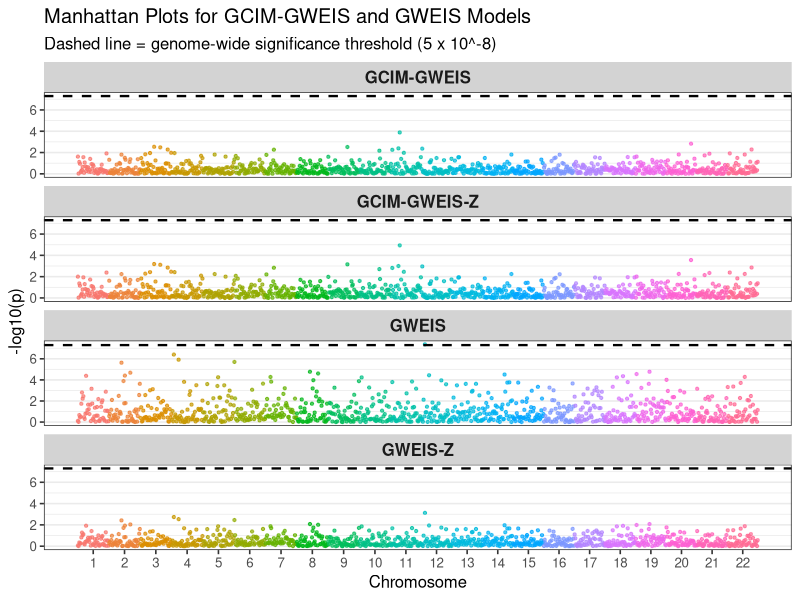

Here is the R script that generated this plot:
### Load libraries ###
library(ggplot2)
library(dplyr)
library(data.table)

#---- Read data ----#
gcim_adj  <- fread("trait1_out_q_gcim_gweis-z.txt")
gcim_raw  <- fread("trait1_out_q_gcim_gweis.txt")
gweis_adj <- fread("trait1_out_q_gweis-z.txt")
gweis_raw <- fread("trait1_out_q_gweis.txt")

#---- Keep only interaction test from raw PLINK outputs ----#
gcim_raw  <- gcim_raw[TEST == "ADDxPRS", ]
gweis_raw <- gweis_raw[TEST == "ADDxtrait2", ]

#---- Standardize columns across files ----#
to_uniform <- function(df, model_label, pcol) {

  # Find chromosome column name across file types
  chr_col <- dplyr::case_when(
    "#CHROM" %in% names(df) ~ "#CHROM",
    "X.CHROM" %in% names(df) ~ "X.CHROM",
    "CHROM" %in% names(df) ~ "CHROM",
    TRUE ~ NA_character_
  )

  if (is.na(chr_col)) {
    stop("No chromosome column found. Expected one of: #CHROM, X.CHROM, CHROM")
  }

  if (!("POS" %in% names(df))) stop("POS column not found.")
  if (!(pcol %in% names(df))) stop(paste0("P column '", pcol, "' not found."))

  df %>%
    mutate(
      CHR = as.character(.data[[chr_col]]),
      BP  = as.numeric(POS),
      P   = as.numeric(.data[[pcol]]),
      MODEL = model_label
    ) %>%
    select(CHR, BP, P, MODEL) %>%
    filter(!is.na(CHR), !is.na(BP), !is.na(P), is.finite(P), P > 0, P <= 1)
}

gcim_adj_u  <- to_uniform(gcim_adj,  "GCIM-GWEIS-Z", "p_value_int_adj")
gcim_raw_u  <- to_uniform(gcim_raw,  "GCIM-GWEIS",   "P")
gweis_adj_u <- to_uniform(gweis_adj, "GWEIS-Z",      "p_value_int_adj")
gweis_raw_u <- to_uniform(gweis_raw, "GWEIS",        "P")

#---- Combine all ----#
all_data <- bind_rows(gcim_adj_u, gcim_raw_u, gweis_adj_u, gweis_raw_u)

# Convert CHR to ordered factor (1:22 + X/Y if present)
chr_order <- as.character(c(1:22, "X", "Y"))
all_data$CHR <- factor(all_data$CHR, levels = chr_order)

# Drop chromosomes not in chr_order (e.g., "0", "MT", etc. if they appear)
all_data <- all_data %>% filter(!is.na(CHR))

#---- Compute cumulative BP for plotting ----#
chr_offsets <- all_data %>%
  group_by(CHR) %>%
  summarize(chr_len = max(BP, na.rm = TRUE), .groups = "drop") %>%
  arrange(CHR) %>%
  mutate(chr_start = lag(cumsum(chr_len), default = 0)) %>%
  select(CHR, chr_start)

all_data <- all_data %>%
  left_join(chr_offsets, by = "CHR") %>%
  mutate(BPcum = BP + chr_start)

axis_df <- all_data %>%
  group_by(CHR) %>%
  summarize(center = mean(BPcum, na.rm = TRUE), .groups = "drop")

#---- Plot ----#
p <- ggplot(all_data, aes(x = BPcum, y = -log10(P), color = CHR)) +
  geom_point(alpha = 0.7, size = 0.8) +
  geom_hline(yintercept = -log10(5e-8), linetype = "dashed", linewidth = 0.8) +
  scale_x_continuous(labels = axis_df$CHR, breaks = axis_df$center) +
  facet_wrap(~MODEL, ncol = 1, scales = "free_y") +
  labs(
    x = "Chromosome",
    y = "-log10(p)",
    title = "Manhattan Plots for GCIM-GWEIS and GWEIS Models",
    subtitle = "Dashed line = genome-wide significance threshold (5 x 10^-8)"
  ) +
  theme_bw(base_size = 12) +
  theme(
    legend.position = "none",
    panel.grid.major.x = element_blank(),
    panel.grid.minor.x = element_blank(),
    strip.background = element_rect(fill = "lightgray", color = NA),
    strip.text = element_text(size = 12, face = "bold")
  )

ggsave("Combined_Manhattan_trait1.png", p, width = 10, height = 12, dpi = 600)
